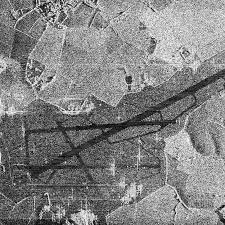
#> input picture task3_binarization_edges/sar_3.jpg, 225 x 225 px
$ jupyter execute task3.ipynb
#> lines starting #> are read from the running program, lines starting #| are printed output that depends on the picture; after the words box and inside, x2 and y2 are one past the last pixel; in counts of white or black regions, pixels touching at a corner belong together
[cell 1]
import numpy as np
import cv2
import matplotlib.pyplot as plt
import math

# **1. Для изображения sar_3.jpg найти наиболее протяженный участок (выделить линии при помощи преобразования Хафа)**

[cell 2]
image = cv2.imread('sar_3.jpg')
#> image is the input picture: shape (225, 225, 3); min 0, max 255, mean 130.6
image_gray = cv2.cvtColor(image, cv2.COLOR_BGR2GRAY)
plt.imshow(image_gray, cmap="gray")

[cell 3]
blurred = cv2.GaussianBlur(image_gray, (5, 5), 0)
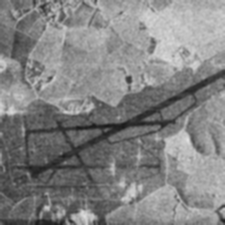
#> blurred: shape (225, 225); min 26, max 225, mean 130.6
edges = cv2.Canny(blurred, 50, 150, apertureSize=3)
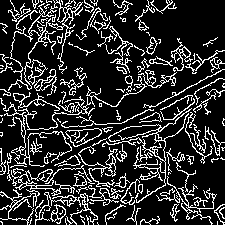
#> edges: shape (225, 225); 18.3% white in thin lines or dots

lines_prob= cv2.HoughLinesP(edges, 1, np.pi / 180, threshold=100, minLineLength=100, maxLineGap=10)
#> lines_prob = [[15, 187, 127, 127], [112, 127, 222, 69]]
lines_basic = cv2.HoughLines(edges, 1, np.pi / 180, 120)
#> lines_basic = [[172, 1.08], [165, 1.08]]
def clip_line_to_image(pt1, pt2, img_shape):
    h, w = img_shape[:2]
    ret, clipped_pt1, clipped_pt2 = cv2.clipLine((0, 0, w, h), pt1, pt2)
    if ret:
        return clipped_pt1, clipped_pt2
    else:
        return pt1, pt2

#найти самую длинную линию HoughLines классика
longest_line_basic = None
max_length_basic = 0

if lines_basic is not None:
    for i in range(0, len(lines_basic)):
        rho = lines_basic[i][0][0]
        theta = lines_basic[i][0][1]
        a = math.cos(theta)
        b = math.sin(theta)
        x0 = a * rho
        y0 = b * rho
        pt1 = (int(x0 + 1000*(-b)), int(y0 + 1000*(a)))
        pt2 = (int(x0 - 1000*(-b)), int(y0 - 1000*(a)))
        pt1, pt2 = clip_line_to_image(pt1, pt2, image.shape )

        length = np.sqrt((pt2[0] - pt1[0])**2 + (pt2[1] - pt1[1])**2)
        if length > max_length_basic:
            max_length_basic = length
            longest_line_basic = (pt1, pt2)
#> this loop made 2 passes
#> (rho, theta, a, b, x0, y0, h in clip_line_to_image, w in clip_line_to_image) on pass 1: (172, 1.08, 0.469, 0.883, 80.75, 151.9, 225, 225)
#> (rho, theta, a, b, x0, y0, h in clip_line_to_image, w in clip_line_to_image) on pass 2: (165, 1.08, 0.469, 0.883, 77.46, 145.7, 225, 225)
#> after the loop, max_length_basic = 254.1

# отрисовка классика
image_longest_line_basic = image.copy()
if longest_line_basic is not None:
    pt1, pt2 = longest_line_basic
#> pt1 = (0, 195); pt2 = (224, 75)
    cv2.line(image_longest_line_basic, pt1, pt2, (255, 0, 255), 3, cv2.LINE_AA)
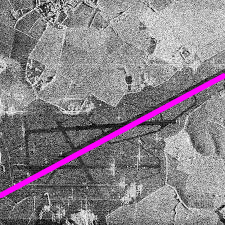
#> image_longest_line_basic: shape (225, 225, 3); 3.35% of pixels changed, all inside (x1, y1, x2, y2) = (0, 72, 225, 199)

# найти самую длинную линию Хафа вероятностный
longest_line_prob = None
max_length_prob = 0

for line in lines_prob:
    x1, y1, x2, y2 = line[0]
    length = np.sqrt((x1 - x2)**2 + (y1 - y2)**2)
    if length > max_length_prob:
        max_length_prob = length
        longest_line_prob = line
#> this loop made 2 passes
#> (x1, y1, x2, y2, length, max_length_prob) on pass 1: (15, 187, 127, 127, 127.1, 127.1)
#> (x1, y1, x2, y2, length) on pass 2: (112, 127, 222, 69, 124.4)
#> after the loop, max_length_prob = 127.1

# отрисовка вероятностный
image_longest_line_prob = image.copy()
if longest_line_prob is not None:
    x1, y1, x2, y2 = longest_line_prob[0]
#> x1 = 15; y1 = 187; x2 = 127; y2 = 127
    cv2.line(image_longest_line_prob, (x1, y1), (x2, y2), (255, 255, 0), 3, cv2.LINE_AA)
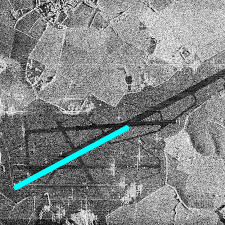
#> image_longest_line_prob: shape (225, 225, 3); 1.72% of pixels changed, all inside (x1, y1, x2, y2) = (12, 124, 131, 191)
images = {
    "Оригинал": image_gray,
    "Границы": edges,
    f"Самый длинный путь(Хафа классика)({max_length_basic:.1f} pcs)": image_longest_line_basic,
    f"Самый длинный путь(Хафа вероятн.)({max_length_prob:.1f} pcs)": image_longest_line_prob,
}


fig, axs = plt.subplots(1, 4, figsize=(18, 5))

col = 0
for col, (key, img) in enumerate(images.items()):
    axs[col].imshow(img, cmap='gray')
    axs[col].set_title(key)
#> this loop made 4 passes
#> key on passes 1 to 2: 'Оригинал', 'Границы'

plt.tight_layout()
plt.show()
#> figure, not shown here; B, G, R data is drawn as R, G, B

# метрики
if longest_line_basic is not None:
    print(f"Longest line Hough basic")
    print(f"\tLenght: {max_length_basic:.1f} pixels")
#| 	Lenght: 254.1 pixels
    print(f"\tCoordinates: {str(longest_line_basic[0])} - {str(longest_line_basic[1])}")
#| 	Coordinates: (0, 195) - (224, 75)

if longest_line_prob is not None:
    print(f"Longest line Hough probabilistic")
    print(f"\tLenght: {max_length_prob:.1f} pixels")
#| 	Lenght: 127.1 pixels
    x1, y1, x2, y2 = longest_line_prob[0]
    print(f"\tCoordinates: ({x1}, {y1}) - ({x2}, {y2})")
#| 	Coordinates: (15, 187) - (127, 127)

# **2. Для изображения sar_3.jpg провести исследование алгоритмов бинаризации, выделить участок дорожной полосы.**

[cell 4]
from copy import deepcopy

[cell 5]
images = {"Оригинал": image_gray}

# Точечная бинаризация
bin_img = deepcopy(image_gray)
T  = 90
bin_img[image_gray < T] = 0
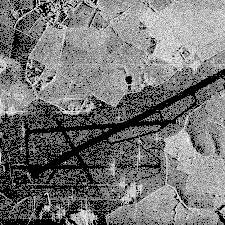
#> bin_img: shape (225, 225); min 0, max 255, mean 116.8
bin_img[image_gray >= T] = 255
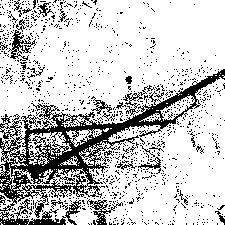
#> bin_img: shape (225, 225); 78% white; black in thin lines or dots
images["Точечная бинаризация"] = bin_img

# Бинаризация Отсу
_, th2 = cv2.threshold(image_gray, 0, 255, cv2.THRESH_BINARY + cv2.THRESH_OTSU)
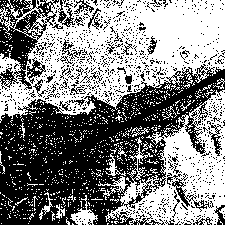
#> th2: shape (225, 225); 51.4% white; 1013 black regions (974 under 20 px), largest, box (x1, y1, x2, y2) and area: (0, 64, 225, 225) 17840, (0, 0, 59, 90) 2187, (167, 173, 214, 212) 328
images["Бинаризация Отсу"] = th2

# Адаптивная бинаризация
th3 = cv2.adaptiveThreshold(image_gray, 255, cv2.ADAPTIVE_THRESH_GAUSSIAN_C,
                            cv2.THRESH_BINARY, 71, 21)
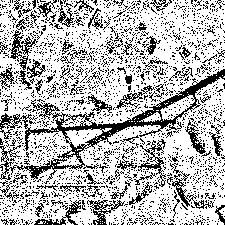
#> th3: shape (225, 225); 71.7% white; black in thin lines or dots
images["Адаптивная бинаризация"] = th3


# Show images
fig, axs = plt.subplots(1, 4, figsize=(18, 5))

col = 0
for col, (key, img) in enumerate(images.items()):
    axs[col].imshow(img, cmap='gray')
    axs[col].set_title(key)
#> this loop made 4 passes

plt.tight_layout()
plt.show()

[cell 6]
morph_ops = {
    "Original Binary": bin_img,

    "Morph Close (3x3)": cv2.morphologyEx(bin_img, cv2.MORPH_CLOSE, np.ones((3,3), np.uint8)),
    "Morph Close (5x5)": cv2.morphologyEx(bin_img, cv2.MORPH_CLOSE, np.ones((5,5), np.uint8)),
    "Morph Open (3x3)": cv2.morphologyEx(bin_img, cv2.MORPH_OPEN, np.ones((3,3), np.uint8)),

    "Morph Close+Open (3x3)": cv2.morphologyEx(cv2.morphologyEx(bin_img, cv2.MORPH_CLOSE, np.ones((3,3), np.uint8)), cv2.MORPH_OPEN, np.ones((3,3), np.uint8)),
    "Morph Gradient": cv2.morphologyEx(bin_img, cv2.MORPH_GRADIENT, np.ones((3,3), np.uint8)),
    "Morph TopHat": cv2.morphologyEx(bin_img, cv2.MORPH_TOPHAT, np.ones((5,5), np.uint8)),
    "Morph BlackHat": cv2.morphologyEx(bin_img, cv2.MORPH_BLACKHAT, np.ones((5,5), np.uint8))
}

# Show morphological operations
fig, axs = plt.subplots(2, 4, figsize=(24, 12))

for i, (key, img) in enumerate(morph_ops.items()):
    row, col = i // 4, i % 4
    axs[row, col].imshow(img, cmap='gray')
    axs[row, col].set_title(key)
#> this loop made 8 passes
#> (key, row, col) on passes 1 to 8: ('Original Binary', 0, 0), ('Morph Close (3x3)', 0, 1), ('Morph Close (5x5)', 0, 2), ('Morph Open (3x3)', 0, 3), ('Morph Close+Open (3x3)', 1, 0), ('Morph Gradient', 1, 1), ('Morph TopHat', 1, 2), ('Morph BlackHat', 1, 3)

plt.show()
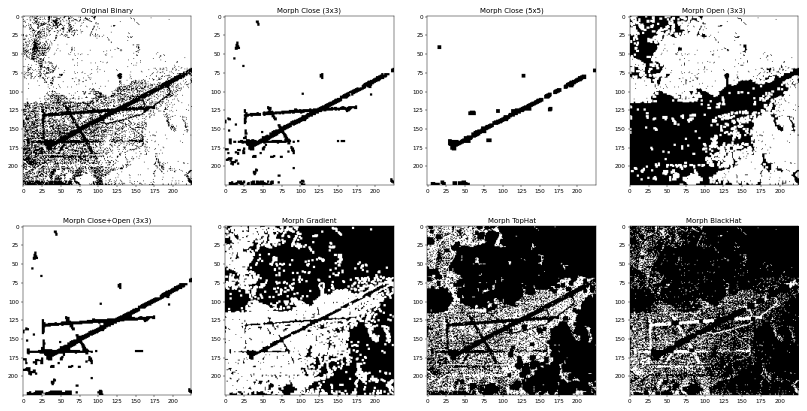
#> figure drawn by matplotlib, 8 panels

[cell 7]
main_road = cv2.morphologyEx(bin_img, cv2.MORPH_CLOSE, np.ones((5,5), np.uint8))
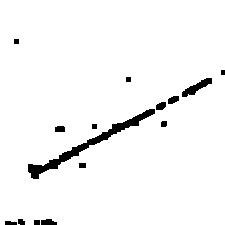
#> main_road: shape (225, 225); 96.4% white; 15 black regions, largest, box (x1, y1, x2, y2) and area: (28, 109, 155, 179) 1065, (182, 78, 212, 97) 224, (41, 219, 57, 225) 78

plt.imshow(main_road, cmap="gray")
plt.title('Road Segmentation - Morph Close (5x5)', fontsize=14)
plt.show()
